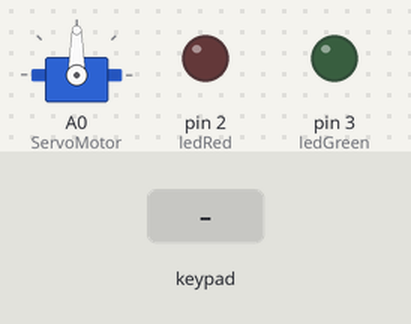
The sketch below on a simulated Arduino Uno, built with avr-gcc and run on an emulated ATmega328P. Shown: servo, output pins drawn as LEDs (lit = HIGH). The test bench sets the inputs (shaded band). What the sketch prints to the serial monitor is not drawn.

Above: at 1.2 s.
1.3 s: key '*' pressed
At 2.3 s:
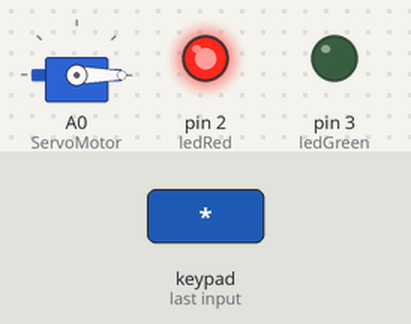
2.8 s: keypad keys 1 6 A 0 pressed 0.4 s apart
At 4.3 s:
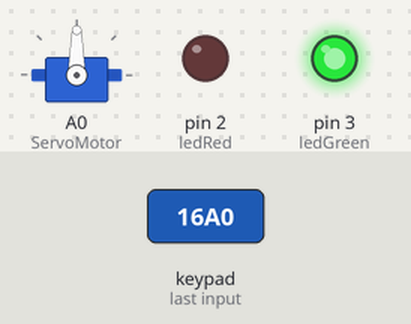
7.4 s: keypad keys 1 6 A 0 # pressed 0.4 s apart
At 10.4 s:
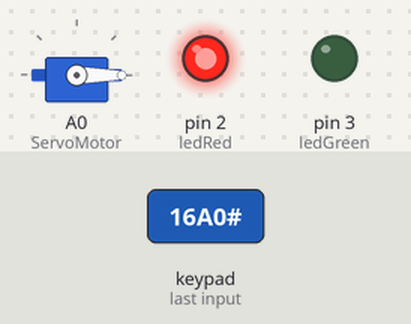
Timing chart, 0 to 11.9 s (numbered marks = the images above; inputs shaded):
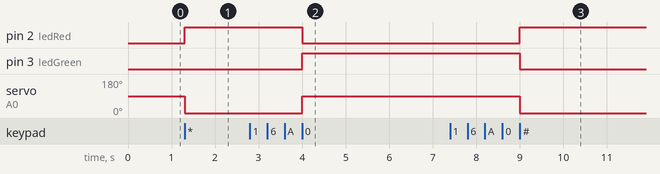

Measured:
- after the input at 1.3 s, pin 2 (ledRed): LOW → HIGH at once; servo on A0 (ServoMotor): 90° → 0° at once
- after the input at 2.8 s, pin 2 (ledRed): HIGH → LOW after 1.2 s; pin 3 (ledGreen): LOW → HIGH after 1.2 s; servo on A0 (ServoMotor): 0° → 90° after 1.2 s
- after the input at 7.4 s, pin 2 (ledRed): LOW → HIGH after 1.6 s; pin 3 (ledGreen): HIGH → LOW after 1.6 s; servo on A0 (ServoMotor): 90° → 0° after 1.6 s

The sketch:

key.ino
```cpp
#include <Keypad.h>
#include <Servo.h>

//empieza codigo

int ledGreen = 3;
int ledRed = 2;

const byte filas = 4; // 4 rows
const byte columnas = 4; // 3 columns

byte pinsfilas[filas] = { 13,12,11,10 };
byte pincolumnas[columnas] = { 7,6,5,4 };

char teclas[filas][columnas] = {
{'1','2','3','A'},
{'4','5','6','B'},
{'7','8','9','C'},
{'*','0','#','D'}
};

Keypad teclado = Keypad( makeKeymap(teclas), pinsfilas, pincolumnas, filas, columnas );
Servo ServoMotor;
char tecla;
char contrasena[5];
char contrasenareal[5] = "16A0";
byte index = 0;

void setup() {
  // put your setup code here, to run once:
  Serial.begin(9600);
  pinMode(ledGreen, OUTPUT);
  pinMode(ledRed, OUTPUT);
  ServoMotor.attach(A0);
}

void loop()
{
  // put your main code here, to run repeatedly:
  tecla = teclado.getKey();
  if (tecla != NO_KEY)
  {
    if (tecla == '*' || tecla == '#')
     {
       digitalWrite(ledRed,HIGH);
       digitalWrite(ledGreen,LOW);
       ServoMotor.write(0);
       Serial.print(tecla);
     }
     else
     {
       Serial.print(tecla);
       contrasena[index] = tecla;
       index++;
     }
  }

  if (index == 4)
  {
    byte check = 0;
      for(int i=0;i<4; i++)
      {
        Serial.print(contrasena[i]);
        if (contrasena[i] == contrasenareal[i])
        {
          check++;
        }
      }

        if (check == 4)
         {
           digitalWrite(ledGreen,HIGH);
           digitalWrite(ledRed,LOW);
           ServoMotor.write(90);
           Serial.println("Abiert");
         }
        else
         {
           digitalWrite(ledGreen,LOW);
           digitalWrite(ledRed,HIGH);
           ServoMotor.write(0);
           Serial.println("Contrasena incorrecta");
         }
        index = 0;
    }
}
```
